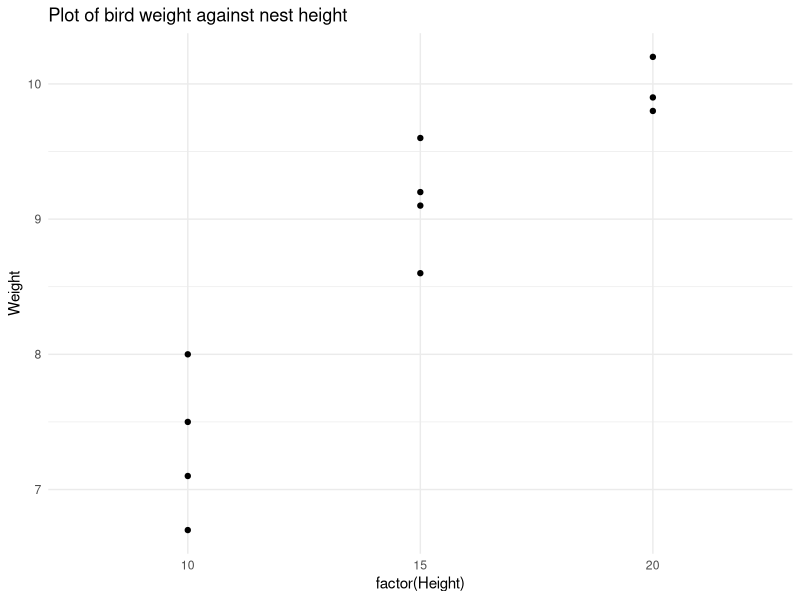
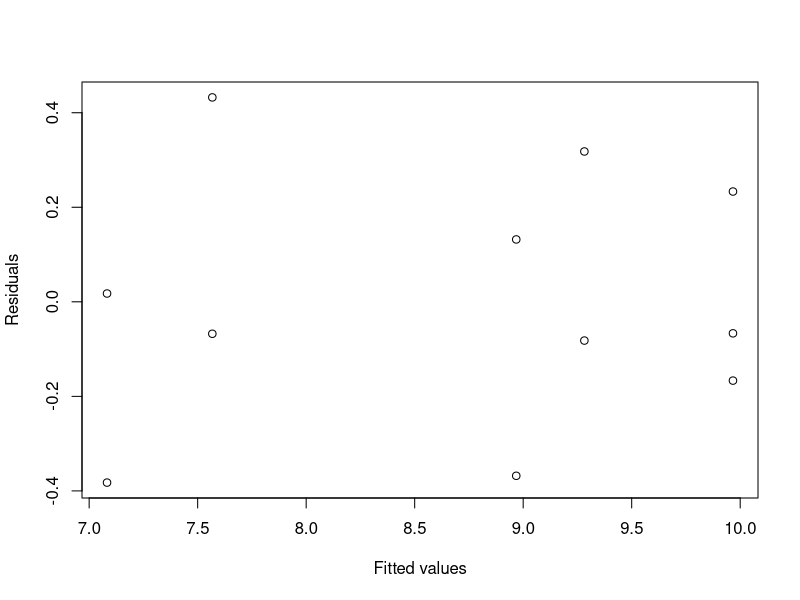

These charts were generated, in order, by the following R code: (Note: this script raises an error after producing the figures.)
## ---- chunk 1
library(tidyverse)

# Step 0: set up as before
set.seed(1)
x <- seq(0, 1, by = 0.1)
e <- rnorm(n = 11, sd = 2)

y <- 10*sin(4*pi*x^0.9)*exp(-1.5*x) + 10 + e
## ---- chunk 2
covCalcBasic <- function(x1, x2){
  # Calculate the covariance between two given points
  
  # Get the y values
  locx1 <- which(x == x1)
  y1 <- y[locx1]
  
  locx2 <- which(x == x2)
  y2 <- y[locx2]
  
  # Compute covariance between the y values
  xvec <- c(x1, x2)
  yvec <- c(y1, y2)
  xbar <- mean(xvec)
  ybar <- mean(yvec)
  num <- sum((xvec - xbar)*(yvec - ybar)) # / (n-1) but n = 2
  
  
  # Return results
  return(num)
}
covCalcBasic(0.4, 0.4)

covCalcGaussian <- function(x1, x2, theta){
  
  covPW <- exp(-theta * (x1 - x2) ^ 2) # 1 dimensional predictors, given theta
  return(covPW)
}
## ---- chunk 3
covMatrixCalcBasic <- function(fullX, fullY){
  # Takes the two full vectors and calculates the covariance between the them pointwise
  
  # Create the matrix
  nrow <- length(fullX)
  ncol <- length(fullY)
  if(nrow != ncol){
    print("Not covariance function eligible")
    return(NA)
  }
  
  covMatrix <- matrix(0, nrow = nrow, ncol = ncol)
  
  # Fill the matrix with values
  for(i in 1:nrow){
    for(j in 1:ncol){
      covMatrix[i, j] <- covCalcBasic(x[i], x[j])
    }
  }
  return(covMatrix)
}

myResult <- covMatrixCalcBasic(x, y)
myResult

covMatrixGaussian <- function(fullX, fullY, sigmaz, sigmae, theta){
  
  # Create the matrix
  nrow <- length(fullX)
  ncol <- length(fullY)
  if(nrow != ncol){
    print("Not covariance function eligible")
    return(NA)
  }
  covMatrix <- matrix(0, nrow, ncol)
  
  # Fill the matrix with values
  for(i in 1:nrow){
    for(j in 1:ncol){
      covMatrix[i, j] <- covCalcGaussian(x[i], x[j], theta)
    }
  }
  sysCov <- sigmaz^2 * covMatrix + sigmae^2 * diag(dim(covMatrix)[1]) # Covariance of system depends on noise and signal
  return(sysCov)  
}
covMatrixG <- covMatrixGaussian(x, y, 1, 1, theta = 2)

## ---- chunk 4
# Note first that cov(z(xi), z(xj)) = sigma_z^2 * r(xi, xj) where r(xi, xj) is the squared exponential
# I am also allowed to use 1 as the value for the variance components 
# This simplifies cov(z(xi), z(xj)) = r(xi, xj) where r(xi, xj)
invCov <- solve(covMatrixG)

# Other theta test
covMatrixTest <- covMatrixGaussian(x, y, sigmaz = 1, sigmae = 1, theta = 2)

## ---- chunk 5
likeFunction <- function(mu, theta, sigmaz, sigmae ){
  # Function calculates likelihood value given parameter values
  
  # Covariance structure
  covMatrix <- covMatrixGaussian(x, y, sigmaz, sigmae, theta)
  n <- dim(covMatrix)[1]
  sysCov <- sigmaz^2 * covMatrix + sigmae^2 * diag(n)
  
  # Likelihood components
  detSigma <- det(covMatrix)
  invSigma <- solve(covMatrix)
  muvec <- rep(mu, n = length(mu))
  exponent <- t(y - muvec) %*% invSigma %*% (y - muvec)
  
  # Likelihood
  likelihood <- (1 / sqrt(2* pi* detSigma))^(n/2)* exp(exponent)
  
  return(likelihood)
}


nllFunction <- function(mu, sigmaz, sigmae, theta ){
  # Function calculates likelihood value given parameter values
  
  # Covariance structure
  covMatrix <- covMatrixGaussian(x, y, sigmaz, sigmae, theta)
  n <- dim(covMatrix)[1]
  sysCov <- sigmaz^2 * covMatrix + sigmae^2 * diag(n)
  
  # Log likelihood requirements
  detSigma <- det(covMatrix)
  invSigma <- solve(covMatrix)
  muvec <- rep(mu, n = length(mu))
  exponent <- -1*t(y - mu) %*% invSigma %*% (y - mu) / 2

  # Likelihood and negative log likelihood
  loglike <- log(1 / sqrt(2* pi* detSigma)) + exponent
  nll <- -1 * loglike
  
  return(nll)
}
nllFunction(mu = 1, theta = .55, sigmaz = 1, sigmae = 1)
## ---- chunk 6
library(stats4)
mleResults <- mle(nllFunction, start = list(mu = mean(y), theta = 2), fixed = list(sigmaz = 1, sigmae = 1))
# Adjustment suggestions found here: https://stackoverflow.com/questions/28185387/non-finite-finite-difference-value-many-data-become-inf-and-na-after-exponentia
## ---- chunk 7
# Bird work
Nest <- c(1, 1, 2, 2, 3, 3, 4, 4, 5, 5, 5)
Height <- c(10, 10, 10, 10, 15, 15, 15, 15, 20, 20, 20)
Weight <- c(7.5, 8.0, 7.1, 6.7, 9.1, 8.6, 9.6, 9.2, 9.9, 9.8, 10.2)
birds <- data.frame(Nest, Height, Weight)
## ---- chunk 8
# Plot the data
birds %>% ggplot(aes(factor(Height), Weight)) + 
  geom_point() +
  ggtitle("Plot of bird weight against nest height") +
  theme_minimal()

## ---- chunk 9
library(lme4)
birds <- birds %>% mutate(Height = factor(Height),
                 Nest = factor(Nest))
linMixModel <- lmer(Weight ~ Height + (1 | Nest), data = birds, REML = FALSE)
summary(linMixModel)
plot(fitted(linMixModel), residuals(linMixModel), xlab = "Fitted values", ylab = "Residuals")

# Slightly different Mixed model
linRandSlope <- lmer(Weight ~ Height + (1 + Height | Nest), data = birds, REML = FALSE)
summary(linRandSlope)

# Compare the mixed effects
anova(linMixModel, linRandSlope)

# Out of curiosity, compare Mixed effects model to linear regression
standardLM <- lm(Weight ~ Height + Nest, data = birds)
summary(standardLM)
BIC(standardLM)
AIC(standardLM)
